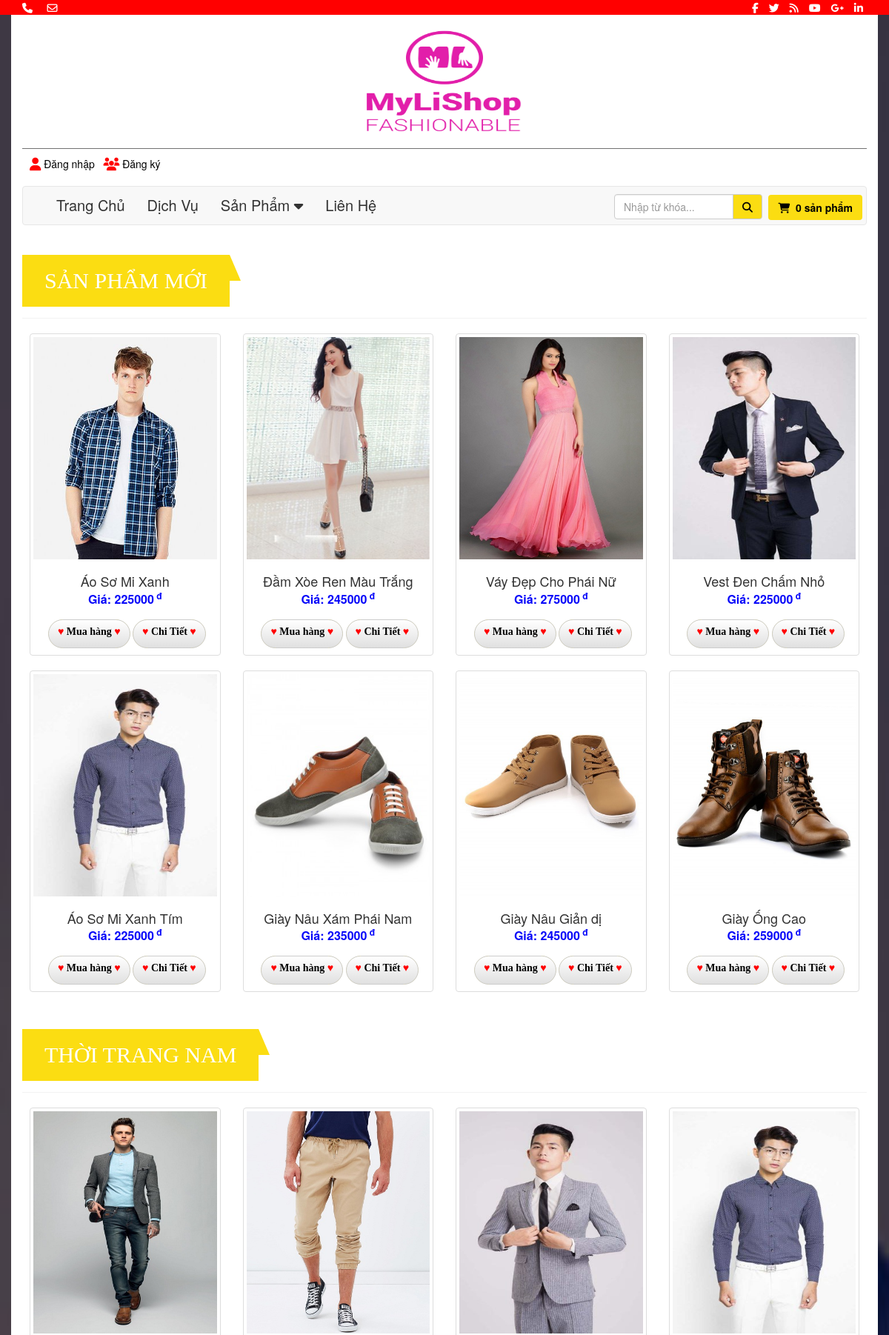
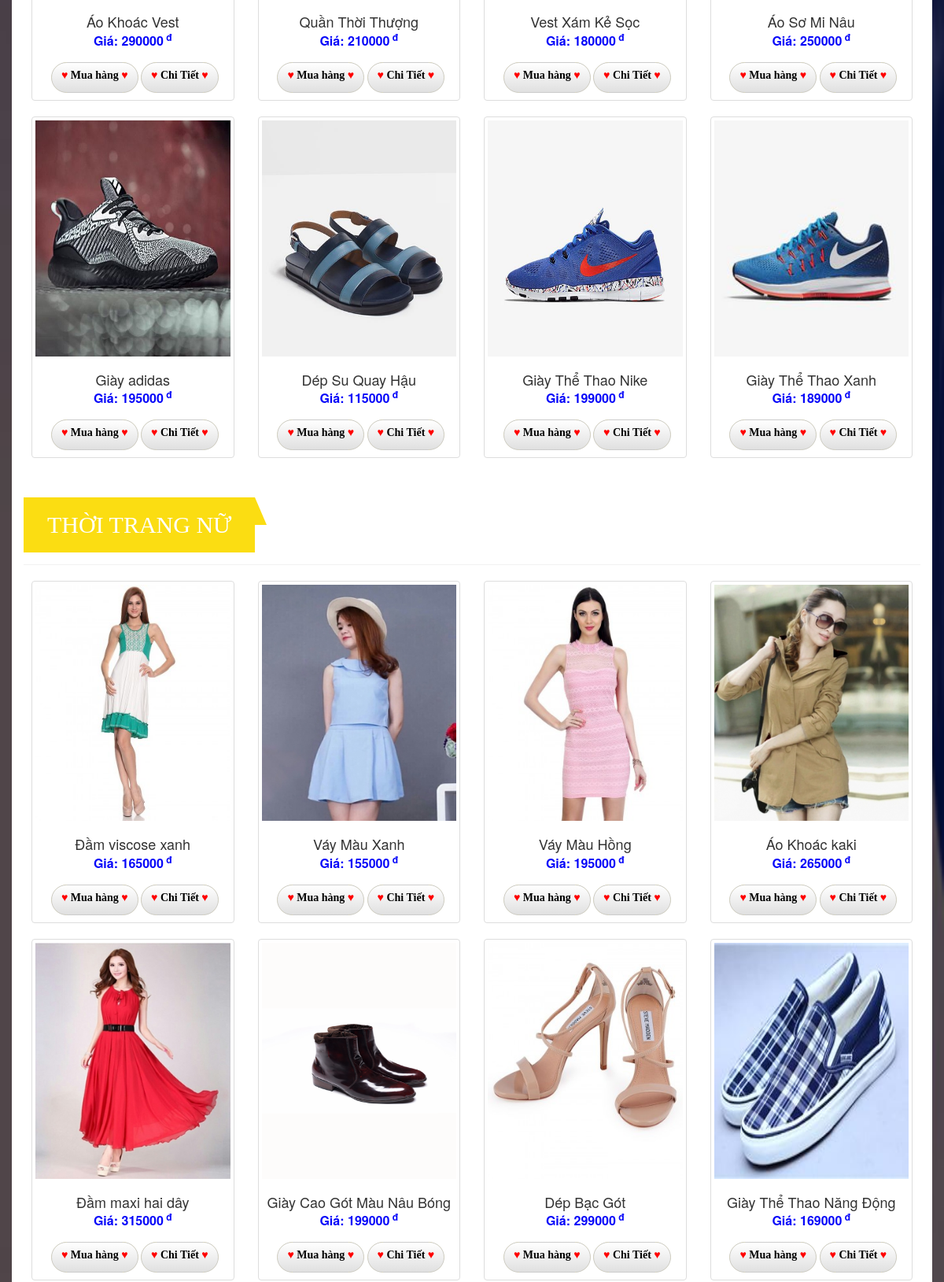
Screenshot of /Admin/index.php (upper part) with the database file from the repository (2 pictures, top to bottom).
### tables this page shows
CREATE TABLE `products` (
  `id` int(11) NOT NULL,
  `name` varchar(255) NOT NULL,
  `category_id` int(11) NOT NULL,
  `image` varchar(255) NOT NULL,
  `description` text NOT NULL,
  `price` float NOT NULL,
  `saleprice` float NOT NULL,
  `created` date NOT NULL,
  `quantity` int(11) NOT NULL,
  `keyword` varchar(45) DEFAULT NULL,
  `status` int(11) DEFAULT NULL
);

### Admin/index.php (the view, shortened to what this page needs)
<!DOCTYPE html>
<html lang="en">
<head>
    <link rel="stylesheet" type="text/css" href="admin/bower_components/font-awesome/css/font-awesome.min.css">
    <link rel="stylesheet" href="css/bootstrap.min.css">
    <link rel="stylesheet" type="text/css" href="css/animate.css">
    <link rel="stylesheet" type="text/css" href="css/style.css">
</head>
<body>
    <div class="container-fluid">
        <div id="bg">
        </div>
    </div>
    <?php include("model/header.php"); ?>
    <div class="main">
        <div class="container">
        	<div class="row">
            	<div class="col-md-12 col-sm-12 col-xs-12">
                	<div class="product-main">
                    	<div class="title-product-main">
                        	<h3 class="section-title">Sản phẩm mới</h3>
                    	</div>
                        <div class="content-product-main">
                            <div class="row">
                                <?php
                                    $sql = "SELECT id,image,name,price FROM products WHERE category_id=3 AND status = 0";
                                    $result = mysqli_query($conn,$sql);
                                    while ($kq = mysqli_fetch_assoc($result)) {
                                ?>
                                        <div class="col-md-3 col-sm-6 text-center">
                                            <div class="thumbnail">
                                                <div class="hoverimage1">
                                                    <img src= "<?php echo $kq['image']; ?>" alt="Generic placeholder thumbnail" width="100%" height="300">
                                                </div>
                                                <div class="name-product">
                                                    <?php echo $kq['name']; ?>
                                                </div>
                                                <div class="price">
                                                    Giá: <?php echo $kq['price']; ?><sup> đ</sup>
                                                </div>
                                                <div class="product-info">
                                                    <a href="addcart.php?id=<?php echo $kq['id']; ?>">
                                                        <button type="button" class="btn btn-primary">
                                                            <label style="color: red;">&hearts;</label> Mua hàng  <label style="color: red;">&hearts;</label>
                                                        </button>
                                                    </a>
                                                    <a href="detail.php?id=<?php echo $kq['id']; ?>">
                                                        <button type="button" class="btn btn-primary">
                                                            <label style="color: red;">&hearts;</label> Chi Tiết <label style="color: red;">&hearts;</label>
                                                        </button>
                                                    </a>
                                                </div>
                                            </div>
                                        </div>
                                    <?php } ?>
                            </div>
                        </div>
                        <div class="title-product-main">
                            <h3 class="section-title">Thời Trang Nam</h3>
                        </div>
                        <div class="content-product-main">
                            <div class="row">
                                <?php
                                    $sql = "SELECT id,image,name,price FROM products WHERE category_id=1 LIMIT 8";
                                    $result = mysqli_query($conn,$sql);
                                    while ($kq = mysqli_fetch_assoc($result)) {
                                ?>
                                        <div class="col-md-3 col-sm-6 text-center">
                                            <div class="thumbnail">
                                                <div class="hoverimage1">
                                                    <img src= "<?php echo $kq['image']; ?>" alt="Generic placeholder thumbnail" width="100%" height="300">
                                                </div>
                                                <div class="name-product">
                                                    <?php echo $kq['name']; ?>
                                                </div>
                                                <div class="price">
                                                    Giá: <?php echo $kq['price']; ?><sup> đ</sup>
                                                </div>
                                                <div class="product-info">
                                                    <a href="addcart.php?id=<?php echo $kq['id']; ?>">
                                                        <button type="button" class="btn btn-primary">
                                                            <label style="color: red;">&hearts;</label> Mua hàng  <label style="color: red;">&hearts;</label>
                                                        </button>
                                                    </a>
                                                    <a href="detail.php?id=<?php echo $kq['id'] ?>">
                                                        <button type="button" class="btn btn-primary">
                                                            <label style="color: red;">&hearts;</label> Chi Tiết <label style="color: red;">&hearts;</label>
                                                        </button>
                                                    </a>
                                                </div>
                                            </div>
                                        </div>
                                    <?php } ?>
                            </div>
                        </div>
                        <div class="title-product-main">
                            <h3 class="section-title">Thời Trang Nữ</h3>
                        </div>
                        <div class="content-product-main">
                            <div class="row">
                                <?php
                                    $sql = "SELECT id,image,name,price FROM products WHERE category_id=2 LIMIT 8";
                                    $result = mysqli_query($conn,$sql);
                                    while ($kq = mysqli_fetch_assoc($result)) {
                                ?>
                                        <div class="col-md-3 col-sm-6 text-center">
                                            <div class="thumbnail">
                                                <div class="hoverimage1">
                                                    <img src= "<?php echo $kq['image']; ?>" alt="Generic placeholder thumbnail" width="100%" height="300">
                                                </div>
                                                <div class="name-product">
                                                    <?php echo $kq['name']; ?>
                                                </div>
                                                <div class="price">
                                                    Giá: <?php echo $kq['price']; ?><sup> đ</sup>
                                                </div>
                                                <div class="product-info">
                                                    <a href="addcart.php?id=<?php echo $kq['id']; ?>">
                                                        <button type="button" class="btn btn-primary">
                                                            <label style="color: red;">&hearts;</label> Mua hàng  <label style="color: red;">&hearts;</label>
                                                        </button>
                                                    </a>
                                                    <a href="detail.php?id=<?php echo $kq['id'] ?>">
                                                        <button type="button" class="btn btn-primary">
                                                            <label style="color: red;">&hearts;</label> Chi Tiết <label style="color: red;">&hearts;</label>
                                                        </button>
                                                    </a>
                                                </div>
                                            </div>
                                        </div>
                                    <?php } ?>
                            </div>
                        </div>
                	</div>
            	</div>
            </div>
        </div>
    </div>
</body>
</html>

### Admin/header.php (shortened to what this page needs)
<header>
<div class="container-fluid header_top wow bounceIn" data-wow-delay="0.1s">
<div class="col-sm-10 col-md-10">
<div class="header_top_left"> <span><i class="fa fa-phone"></i></span> <span></span>&nbsp;&nbsp;&nbsp; <span><i class="fa fa-envelope-o" aria-hidden="true"></i></span> </div>
</div>
<div class="col-sm-2 col-md-2">
<div class="header_top_right">
<a href="https://www.facebook.com/" target="_blank" title="facebook"><i class="fa fa-facebook"></i></a>
<a href="https://twitter.com/" target="_blank" title="twitter"><i class="fa fa-twitter"></i></a>
<a href="https://www.rss.com/" target="_blank" title="rss"><i class="fa fa-rss"></i></a>
<a href="https://www.youtube.com/" target="_blank" title="youtube"><i class="fa fa-youtube"></i></a>
<a href="https://plus.google.com/" target="_blank" title="google"><i class="fa fa-google-plus"></i></a>
<a href="https://linkedin.com/" target="_blank" title="linkedin"><i class="fa fa-linkedin"></i></a>
</div>
</div>
</div>
<div class="container">
<div class="title">
<a href="index.php" title="MyLiShop"> <img src="images/logohong.png" width="260px;" height="180px;"> </a>
</div>
<div class="col-sm-12 col-md-12 account">
<div class="row">
<?php
if(isset($_SESSION['username']))
{
?>
<i class="fa fa-user fa-lg"></i>
<span><?php echo $_SESSION['username']?></span> &nbsp;
<span><i class="fa fa-sign-out"></i><a href="user/logout.php"> Đăng xuất </a></span>
<?php }
else {
?>
<a href="user/login.php"> Đăng nhập </a> &nbsp;
<a href="user/register.php"> Đăng ký </a>
<?php
}
?>
</div>
</div>
<div class="clearfix"></div>
<nav class="navbar navbar-default" role="navigation">
<div class="container-fluid">
<div class="collapse navbar-collapse" id="bs-example-navbar-collapse-1">
<ul class="nav navbar-nav">
<li><a href="index.php"> Trang Chủ </a>
</li>
<li><a href="introduceshop.php"> Dịch Vụ </a>
</li>
<li class="dropdown"> <a href="#" class="dropdown-toggle" data-toggle="dropdown">Sản Phẩm <b class="fa fa-caret-down"></b></a>
</li>
<li><a href="lienhe.php"> Liên Hệ </a>
</li>
</ul>
<ul class="nav navbar-nav navbar-right">
<form role="search" action="search.php" method="POST">
<div class="input-group header-search">
<input type="text" maxlength="50" name="search" id="searchs" class="form-control" placeholder="Nhập từ khóa..." style="font-size: 14px;">
<span class="input-group-btn">
<button class="btn btn-default btn-search" type="submit"><span class="fa fa-search"></span></button>
</span>
</div>
<div class="cart-total">
<a class="bg_cart" href="view-cart.php" title="Giỏ hàng">
<button type="button" class="btn header-cart">
<span class="fa fa-shopping-cart"></span>&nbsp;
<span id="cart-total">
<?php
if(isset($_SESSION['cart']))
{
$cart = $_SESSION['cart'];
$sl = count($_SESSION['cart']);
echo $sl;
}
else {
echo "0";
}
?>
</span> sản phẩm
</button>
</a>
</div>
</form>
</ul>
</div>
</div>
</nav>
</div>
</header>

### css/style.css (style rules this page uses)
* { box-sizing: border-box; }
.container { max-width: 100%; max-height: 0 auto; background-color: #fff; }
#bg { position: fixed; top: 0; left: 0; width: 100%; height: 100%; z-index: -1; }
.header_top { max-width: 100%; background-color: #ff0000; color: #fff; font-size: 14px; }
.header_top_right { float: left; }
.header_top_right a { margin-left: 10px; color: #fff; }
.title { max-width: 100%; text-align: center; border-bottom: 1px solid #717171; }
.account { float: left; list-style-type: none; display: inline-block; margin-left: 10px; margin-top: 10px; }
.account a { text-decoration: none; color: #000; }
.navbar { margin-top: 20px; }
.collapse ul.nav li a, .dropdown ul.dropdown-menu li a { font-size: 20px; color: #333; }
.header-search { width: 200px; margin-right: 125px; padding-top: 10px; }
.btn-search { color: #000; background-color: #fbdd12; }
.bg_cart { float: right; margin-top: -33px; margin-right: -10px; }
.header-cart { background-color: #fbdd12; color: #000; font-size: 14px; }
.main { max-width: 100%; max-height: 0 auto; }
.product-main .title-product-main { text-transform: uppercase; border-bottom: 1px solid #f2f2f2; color: #fbdd12; }
.content-product-main { padding: 10px; padding-top: 20px; }
.section-title { font-weight: normal; font-family: "Times New Roman"; font-size: 30px; line-height: 70px; color: #ffffff; background-color: #fbdd12; padding: 0 30px; display: inline-block; position: relative; margin-top: 20px; margin-bottom: 15px; z-index: 999; }
.section-title:before { border-top: 1px dashed #dadada; position: relative; left: 100%; top: 36px; width: 965px; height: 0; content: ""; z-index: 1; }
.section-title:after { width: 0; height: 0; position: absolute; border-bottom: 35px solid #fbdd12; border-right: 15px solid transparent; content: ""; right: -15px; top: 0px; }
.hoverimage, .hoverimage1 { margin: 0; padding: 0; background-color: #ffffff; }
.hoverimage img ,.hoverimage1 img { transform: scale(1); width: 100%; }
.product-info { text-align: center; padding-left: 5px; margin-top: 15px; margin-bottom: 5px; }
.product-info a { color: #262626; text-decoration: none; font-family: "Times New Roman"; }
.product-info button { background-image: -webkit-linear-gradient(top,#fff 0,#e0e0e0 100%); background-image: -o-linear-gradient(top,#fff 0,#e0e0e0 100%); background-image: -webkit-gradient(linear,left top,left bottom,from(#fff),to(#e0e0e0)); background-image: linear-gradient(to bottom,#fff 0,#e0e0e0 100%); background-repeat: repeat-x; border-color: #ccc; border-radius: 20px; }
.price { font-size: 16px; color: #0606F9; font-weight: bold; }
.name-product { font-size: 18px; margin-top: 17px; }
ul { list-style: none; }
.btn { background-color: #fbdd12; color: #000; font-weight: bold; }

### rows the page displays
products: image (picture), name "Áo Sơ Mi Xanh", price "225000"
products: image (picture), name "Đầm Xòe Ren Màu Trắng", price "245000"
products: image (picture), name "Váy Đẹp Cho Phái Nữ", price "275000"
products: image (picture), name "Vest Đen Chấm Nhỏ", price "225000"
products: image (picture), name "Áo Sơ Mi Xanh Tím", price "225000"
products: image (picture), name "Giày Nâu Xám Phái Nam", price "235000"
products: image (picture), name "Giày Nâu Giản dị", price "245000"
products: image (picture), name "Giày Ống Cao", price "259000"
products: image (picture), name "Áo Khoác Vest", price "290000"
products: image (picture), name "Quần Thời Thượng", price "210000"
products: image (picture), name "Vest Xám Kẻ Sọc", price "180000"
products: image (picture), name "Áo Sơ Mi Nâu", price "250000"
products: image (picture), name "Giày adidas", price "195000"
products: image (picture), name "Dép Su Quay Hậu", price "115000"
products: image (picture), name "Giày Thể Thao Nike", price "199000"
products: image (picture), name "Giày Thể Thao Xanh", price "189000"
products: image (picture), name "Đầm viscose xanh", price "165000"
products: image (picture), name "Váy Màu Xanh", price "155000"
products: image (picture), name "Váy Màu Hồng", price "195000"
products: image (picture), name "Áo Khoác kaki", price "265000"
products: image (picture), name "Đầm maxi hai dây", price "315000"
products: image (picture), name "Giày Cao Gót Màu Nâu Bóng", price "199000"
products: image (picture), name "Dép Bạc Gót", price "299000"
products: image (picture), name "Giày Thể Thao Năng Động", price "169000"
